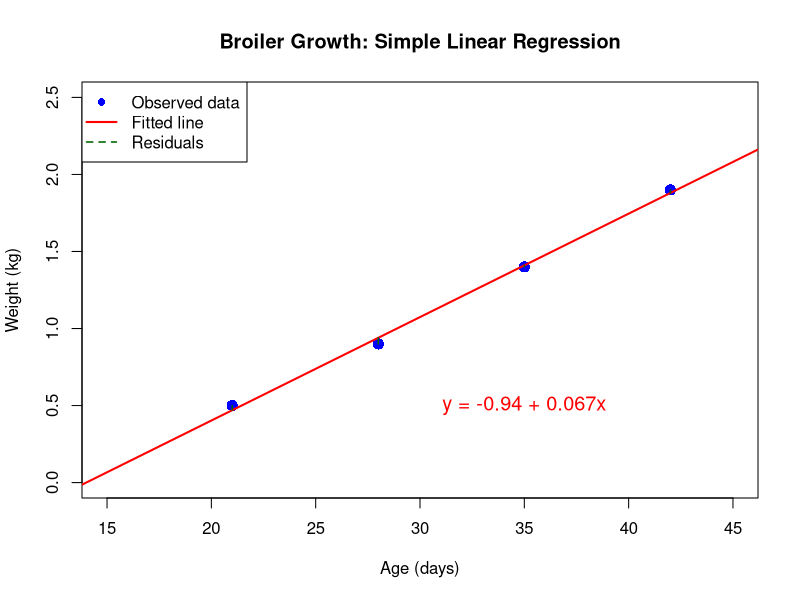
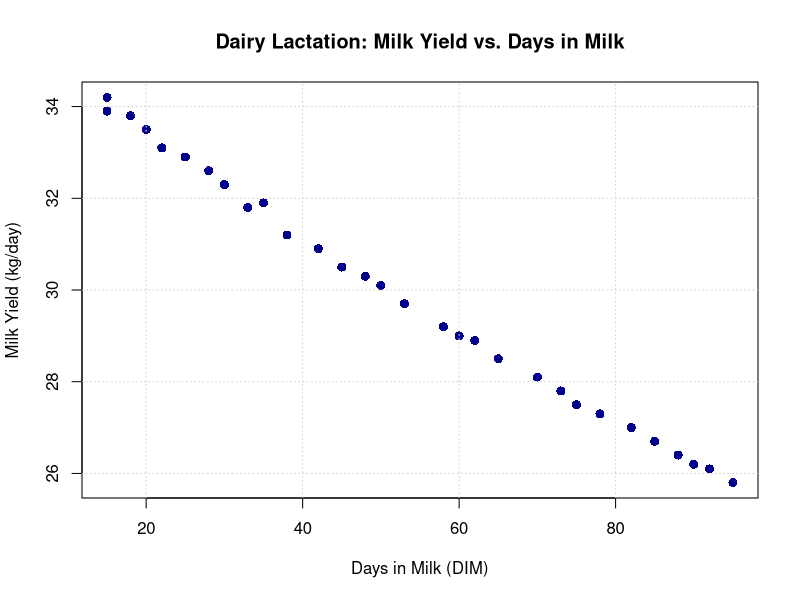
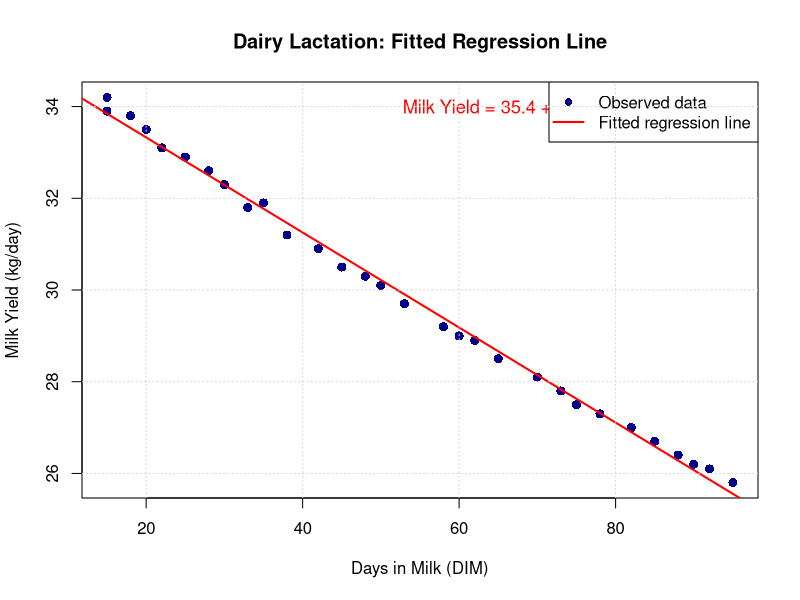

Here is the R script that generated these plots, in order:
## ---- chunk 1
#| label: broiler-manual-calculation
#| message: false

# Enter the data
age <- c(21, 28, 35, 42)           # Age in days (predictor)
weight <- c(0.50, 0.90, 1.40, 1.90)  # Weight in kg (response)
n <- length(age)                   # Sample size

# Create design matrix X
X <- cbind(1, age)  # First column: intercept (all 1s), Second column: age
print("Design matrix X:")
print(X)

# Compute X'X (2x2 matrix)
XtX <- t(X) %*% X
print("X'X:")
print(XtX)

# Compute X'y (2x1 vector)
Xty <- t(X) %*% weight
print("X'y:")
print(Xty)

# Compute (X'X)^(-1)
XtX_inv <- solve(XtX)
print("(X'X)^(-1):")
print(XtX_inv)

# Compute b = (X'X)^(-1) X'y
b <- XtX_inv %*% Xty
print("Coefficient estimates b:")
print(b)

# Extract individual coefficients
b0 <- b[1, 1]  # Intercept
b1 <- b[2, 1]  # Slope
cat("\nIntercept (b0):", round(b0, 4), "kg\n")
cat("Slope (b1):", round(b1, 4), "kg/day\n")

# Calculate fitted values
y_hat <- X %*% b
print("Fitted values:")
print(y_hat)

# Calculate residuals
residuals <- weight - y_hat
print("Residuals:")
print(residuals)

# Check that residuals sum to (approximately) zero
cat("\nSum of residuals:", sum(residuals), "\n")

# Calculate SSE (Sum of Squared Errors)
SSE <- sum(residuals^2)
cat("SSE:", SSE, "kg^2\n")

# Verify with lm()
fit_lm <- lm(weight ~ age)
cat("\n--- Verification with lm() ---\n")
print(summary(fit_lm)$coefficients)
cat("\nOur b0:", b0, "vs lm() intercept:", coef(fit_lm)[1], "\n")
cat("Our b1:", b1, "vs lm() slope:", coef(fit_lm)[2], "\n")
## ---- chunk 2
#| label: regression-visualization
#| message: false
#| fig-width: 7
#| fig-height: 5

# Create scatter plot with regression line
plot(age, weight,
     pch = 16, col = "blue", cex = 1.5,
     xlab = "Age (days)",
     ylab = "Weight (kg)",
     main = "Broiler Growth: Simple Linear Regression",
     xlim = c(15, 45), ylim = c(0, 2.5))

# Add regression line
abline(b0, b1, col = "red", lwd = 2)

# Add residual lines (vertical distances from points to line)
for (i in 1:n) {
  segments(age[i], weight[i], age[i], y_hat[i],
           col = "darkgreen", lty = 2, lwd = 1.5)
}

# Add legend
legend("topleft",
       legend = c("Observed data", "Fitted line", "Residuals"),
       col = c("blue", "red", "darkgreen"),
       pch = c(16, NA, NA),
       lty = c(NA, 1, 2),
       lwd = c(NA, 2, 1.5))

# Add equation to plot
equation <- paste0("y = ", round(b0, 2), " + ", round(b1, 3), "x")
text(35, 0.5, equation, cex = 1.2, col = "red")
## ---- chunk 3
#| label: dairy-load-data
#| message: false

# Load the data
dairy <- read.csv("data/dairy_lactation.csv")

# Display first few rows
head(dairy, 10)

# Summary statistics
cat("Number of observations:", nrow(dairy), "\n")
cat("Days in milk range:", range(dairy$days_in_milk), "\n")
cat("Milk yield range:", range(dairy$milk_yield_kg), "\n\n")

# Summary statistics by variable
summary(dairy)
## ---- chunk 4
#| label: dairy-scatter
#| message: false
#| fig-width: 8
#| fig-height: 6

# Create scatter plot
plot(dairy$days_in_milk, dairy$milk_yield_kg,
     pch = 16, col = "darkblue", cex = 1.2,
     xlab = "Days in Milk (DIM)",
     ylab = "Milk Yield (kg/day)",
     main = "Dairy Lactation: Milk Yield vs. Days in Milk")

# Add grid for easier reading
grid()
## ---- chunk 5
#| label: dairy-manual-model
#| message: false

# Extract variables
x <- dairy$days_in_milk
y <- dairy$milk_yield_kg
n <- length(x)

cat("Sample size n =", n, "\n\n")

# Build design matrix
X <- cbind(1, x)
cat("Design matrix X dimensions:", dim(X), "\n")
cat("First 5 rows of X:\n")
print(head(X, 5))

# Compute X'X
XtX <- t(X) %*% X
cat("\nX'X (2x2 matrix):\n")
print(XtX)

# Compute X'y
Xty <- t(X) %*% y
cat("\nX'y (2x1 vector):\n")
print(Xty)

# Solve normal equations: b = (X'X)^(-1) X'y
b <- solve(XtX) %*% Xty
cat("\nLeast squares estimates:\n")
cat("b0 (intercept):", b[1,1], "kg/day\n")
cat("b1 (slope):", b[2,1], "kg/(day·DIM)\n")

# Calculate fitted values
y_hat <- X %*% b

# Calculate residuals
e <- y - y_hat

# Calculate SSE
SSE <- sum(e^2)
cat("\nSum of Squared Errors (SSE):", round(SSE, 4), "kg^2\n")

# Check properties of residuals
cat("\nResidual properties:\n")
cat("Sum of residuals:", round(sum(e), 10), "(should be ~0)\n")
cat("Sum of x*e:", round(sum(x * e), 10), "(should be ~0)\n")
## ---- chunk 6
#| label: dairy-compare-lm
#| message: false

# Fit using lm()
fit_dairy <- lm(milk_yield_kg ~ days_in_milk, data = dairy)

cat("Comparison: Manual vs lm()\n")
cat("-----------------------------\n")
cat("Intercept:\n")
cat("  Manual:", b[1,1], "\n")
cat("  lm():  ", coef(fit_dairy)[1], "\n")
cat("Slope:\n")
cat("  Manual:", b[2,1], "\n")
cat("  lm():  ", coef(fit_dairy)[2], "\n")
cat("\nDifference (should be near zero):\n")
cat("  Intercept:", b[1,1] - coef(fit_dairy)[1], "\n")
cat("  Slope:    ", b[2,1] - coef(fit_dairy)[2], "\n")

# Display lm() summary
cat("\n--- lm() Summary ---\n")
summary(fit_dairy)
## ---- chunk 7
#| label: dairy-fitted-plot
#| message: false
#| fig-width: 8
#| fig-height: 6

# Plot data and fitted line
plot(dairy$days_in_milk, dairy$milk_yield_kg,
     pch = 16, col = "darkblue", cex = 1.2,
     xlab = "Days in Milk (DIM)",
     ylab = "Milk Yield (kg/day)",
     main = "Dairy Lactation: Fitted Regression Line")

# Add fitted line
abline(b[1,1], b[2,1], col = "red", lwd = 2)

# Add equation
equation_text <- paste0("Milk Yield = ", round(b[1,1], 2), " + ",
                       round(b[2,1], 4), " × DIM")
text(70, 34, equation_text, cex = 1.1, col = "red")

# Add legend
legend("topright",
       legend = c("Observed data", "Fitted regression line"),
       col = c("darkblue", "red"),
       pch = c(16, NA),
       lty = c(NA, 1),
       lwd = c(NA, 2))

grid()
## ---- chunk 8
#| label: dairy-predictions
#| message: false

# Predictions at specific DIM values
dim_values <- c(20, 40, 60, 80)

cat("Predictions:\n")
cat("-----------------------------\n")
for (dim_val in dim_values) {
  predicted_yield <- b[1,1] + b[2,1] * dim_val
  cat("DIM =", dim_val, "days: Predicted yield =",
      round(predicted_yield, 2), "kg/day\n")
}
## ---- chunk 9
#| label: custom-solver
#| message: false

#' Simple Linear Regression Solver
#'
#' Fits a simple linear regression model y = b0 + b1*x + e
#' using the least squares method
#'
#' @param x Numeric vector of predictor values
#' @param y Numeric vector of response values
#' @return A list containing regression results
simple_lm <- function(x, y) {

  # Input validation
  if (length(x) != length(y)) {
    stop("x and y must have the same length")
  }
  if (length(x) < 2) {
    stop("Need at least 2 observations")
  }

  # Sample size
  n <- length(x)

  # Construct design matrix X (n x 2)
  X <- cbind(1, x)

  # Compute X'X (2 x 2)
  XtX <- t(X) %*% X

  # Check if X'X is invertible (should always be for simple regression)
  if (det(XtX) == 0) {
    stop("X'X is singular (non-invertible)")
  }

  # Compute X'y (2 x 1)
  Xty <- t(X) %*% y

  # Solve normal equations: b = (X'X)^(-1) X'y
  b <- solve(XtX) %*% Xty

  # Extract coefficients
  b0 <- b[1, 1]  # Intercept
  b1 <- b[2, 1]  # Slope

  # Calculate fitted values: y_hat = X*b
  y_hat <- X %*% b
  y_hat <- as.vector(y_hat)  # Convert to vector

  # Calculate residuals: e = y - y_hat
  residuals <- y - y_hat

  # Calculate SSE (sum of squared errors)
  SSE <- sum(residuals^2)

  # Calculate total sum of squares
  SST <- sum((y - mean(y))^2)

  # Calculate R-squared (will discuss more in Week 5-6)
  R2 <- 1 - SSE / SST

  # Degrees of freedom for error
  df_error <- n - 2

  # Estimate of error variance
  sigma2_hat <- SSE / df_error

  # Return results as a list
  results <- list(
    coefficients = c(intercept = b0, slope = b1),
    fitted_values = y_hat,
    residuals = residuals,
    SSE = SSE,
    SST = SST,
    R_squared = R2,
    sigma2_hat = sigma2_hat,
    df_error = df_error,
    n = n,
    X = X,
    XtX = XtX,
    XtX_inv = solve(XtX)
  )

  class(results) <- "simple_lm"
  return(results)
}

#' Print method for simple_lm objects
print.simple_lm <- function(x, ...) {
  cat("Simple Linear Regression Results\n")
  cat("=================================\n\n")
  cat("Coefficients:\n")
  cat("  Intercept:", round(x$coefficients[1], 4), "\n")
  cat("  Slope:    ", round(x$coefficients[2], 4), "\n\n")
  cat("Sample size:", x$n, "\n")
  cat("R-squared:  ", round(x$R_squared, 4), "\n")
  cat("SSE:        ", round(x$SSE, 4), "\n")
  cat("Residual standard error:", round(sqrt(x$sigma2_hat), 4), "\n")
}
## ---- chunk 10
#| label: test-custom-solver
#| message: false

cat("==== Test 1: Broiler Growth ====\n\n")

# Broiler data
age <- c(21, 28, 35, 42)
weight <- c(0.50, 0.90, 1.40, 1.90)

# Fit using our custom function
fit_broiler <- simple_lm(age, weight)
print(fit_broiler)

cat("\n\n==== Test 2: Dairy Lactation ====\n\n")

# Dairy data
fit_dairy_custom <- simple_lm(dairy$days_in_milk, dairy$milk_yield_kg)
print(fit_dairy_custom)

# Compare with lm()
fit_dairy_lm <- lm(milk_yield_kg ~ days_in_milk, data = dairy)

cat("\n\nComparison with lm():\n")
cat("Intercept - Custom:", fit_dairy_custom$coefficients[1],
    "vs lm():", coef(fit_dairy_lm)[1], "\n")
cat("Slope - Custom:    ", fit_dairy_custom$coefficients[2],
    "vs lm():", coef(fit_dairy_lm)[2], "\n")
cat("R-squared - Custom:", fit_dairy_custom$R_squared,
    "vs lm():", summary(fit_dairy_lm)$r.squared, "\n")
